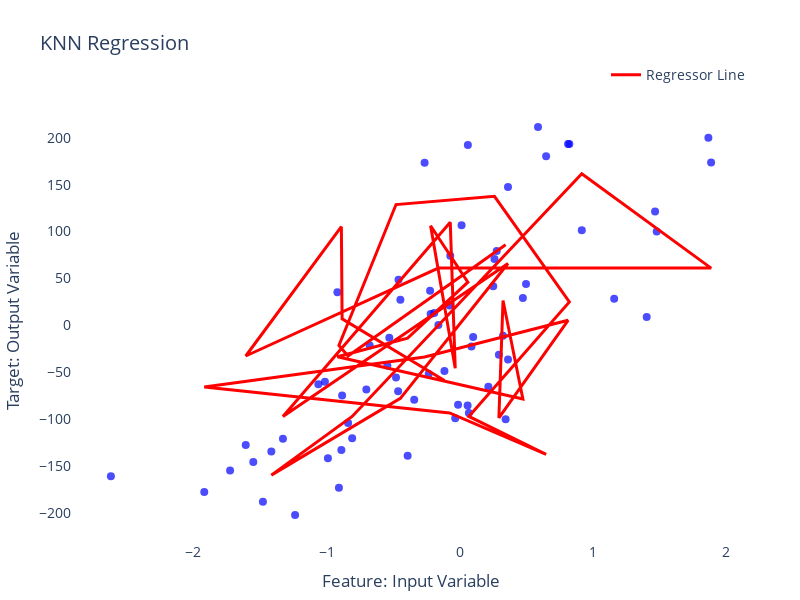

The cell this chart's notebook holds for it:
### Markdown cell above
# Visualization

### Code cell
# Create a Plotly figure
fig = px.scatter(x=X[:, 0], y=y, opacity=0.7, title="KNN Regression")

# Update the name of the trace
fig.update_traces(name="Data Points", marker=dict(size=8, color="blue", opacity=0.7))

# Add the regressor line
fig.add_trace(go.Scatter(x=X[:, 0], y=y_pred, mode='lines', name="Regressor Line", line=dict(color="red", width=3)))

# Add legend and other details
fig.update_layout(
    legend=dict(
        orientation="h",
        yanchor="bottom",
        y=1.02,
        xanchor="right",
        x=1,
        font=dict(size=14)
    ),
    xaxis_title="Feature: Input Variable",
    yaxis_title="Target: Output Variable",
    font_size=14,
    width=800,
    height=600,
    margin=dict(l=50, r=50, t=100, b=50),
    plot_bgcolor="white",
    paper_bgcolor="white"
)

# Show the figure
fig.show()

### Figure 1 — Plotly figure (JSON) as saved in the notebook; plotly's stock layout.template omitted (floating-point values rounded to 4 significant figures)
{"data": [{"hovertemplate": "x=%{x}<br>y=%{y}<extra></extra>", "legendgroup": "", "marker": {"color": "blue", "opacity": 0.7, "size": 8, "symbol": "circle"}, "mode": "markers", "name": "Data Points", "orientation": "v", "showlegend": false, "type": "scatter", "x": [-0.1156, -0.8839, -0.8895, -1.607, -0.1613, 1.886, 0.9154, -0.8085, -1.415, -0.4465, 0.3614, -1.328, -0.07201, -0.03471, -0.2197, 0.06023, -0.3921, -0.9194, 0.4732, 0.3241, 0.2931, 0.8125, -0.2647, -1.919, -0.0771, 0.6477, 0.06753, 0.8221, 0.2599, -0.4792, -0.908, -0.8392, 0.3436, -0.7021, 1.866, 0.08705, -0.9905, 0.2141, -2.62, 1.478, 1.466, -0.4606, -0.1924, 0.2505, -1.725, 1.159, -1.551, -1.237, -0.0135, -0.6769, 0.4967, 0.05821, 0.3616, -1.062, 0.5869, 0.013, -0.5444, 1.403, -1.013, -0.2235, 0.2767, -0.4634, -0.5298, -0.3427, -0.2342, -1.479, 0.09965], "xaxis": "x", "y": [-48.58, -74.45, -132.6, -127.3, 0.5863, 173.6, 101.3, -120.1, -134.1, 27.34, 147.5, -120.6, 74.36, -98.89, 12.23, 192.2, -138.8, 35.45, 29.2, -10.87, -31.06, 193.2, 173.4, -177.4, 21.32, 180.2, -93.1, 193.1, 70.9, -55.34, -172.9, -103.8, -99.81, -68.21, 199.9, -22.44, -141.3, -65.37, -160.4, 99.93, 121.4, 48.78, 13.21, 41.64, -154.5, 28.48, -145.3, -201.7, -84.39, -21.23, 44.17, -85.16, -36.31, -62.52, 211.2, 106.7, -42.7, 8.989, -59.88, 36.86, 79.32, -70.02, -13.21, -79.17, -51.66, -187.8, -12.23], "yaxis": "y"}, {"line": {"color": "red", "width": 3}, "mode": "lines", "name": "Regressor Line", "type": "scatter", "x": [-0.1156, -0.8839, -0.8895, -1.607, -0.1613, 1.886, 0.9154, -0.8085, -1.415, -0.4465, 0.3614, -1.328, -0.07201, -0.03471, -0.2197, 0.06023, -0.3921, -0.9194, 0.4732, 0.3241, 0.2931, 0.8125, -0.2647, -1.919, -0.0771, 0.6477, 0.06753, 0.8221, 0.2599, -0.4792, -0.908, -0.8392, 0.3436, -0.7021, 1.866, 0.08705, -0.9905, 0.2141, -2.62, 1.478, 1.466, -0.4606, -0.1924, 0.2505, -1.725, 1.159, -1.551, -1.237, -0.0135, -0.6769, 0.4967, 0.05821, 0.3616, -1.062, 0.5869, 0.013, -0.5444, 1.403, -1.013, -0.2235, 0.2767, -0.4634, -0.5298, -0.3427, -0.2342, -1.479, 0.09965], "y": [-58.65, 7.094, 105.1, -32.51, 61.09, 61.09, 161.6, -96.85, -159.4, -77.66, 65.92, -96.85, 109.8, -45.66, 106.1, 46.06, -13.45, -33.38, -78.2, 26.65, -98.33, 5.52, -33.52, -65.55, -93.14, -137.3, -96.85, 25.02, 137.5, 128.7, -21.23, -32.51, 85.95]}], "layout": {"font": {"size": 14}, "height": 600, "legend": {"font": {"size": 14}, "orientation": "h", "tracegroupgap": 0, "x": 1, "xanchor": "right", "y": 1.02, "yanchor": "bottom"}, "margin": {"b": 50, "l": 50, "r": 50, "t": 100}, "paper_bgcolor": "white", "plot_bgcolor": "white", "title": {"text": "KNN Regression"}, "width": 800, "xaxis": {"anchor": "y", "domain": [0, 1], "title": {"text": "Feature: Input Variable"}}, "yaxis": {"anchor": "x", "domain": [0, 1], "title": {"text": "Target: Output Variable"}}}}
